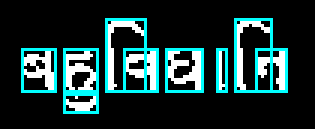
#> input picture output/03-segmentation/0008/03-bbox.png, 105 x 43 px, given in place of shirorekha-removed-preprocessed-0008.png, which was not available (shown 3 times larger)
$ jupyter execute 04-segmentation.ipynb
#> lines starting #> are read from the running program, lines starting #| are printed output that depends on the picture; after the words box and inside, x2 and y2 are one past the last pixel; in counts of white or black regions, pixels touching at a corner belong together; pictures that were not available may be replaced by others from this repository, and a replacement may not be noted
[cell 1]
import cv2
import os
import matplotlib.pyplot as plt
import numpy as np

[cell 2]
# Define directories
INPUT_DIR = "output/02-shirorekha"
OUTPUT_DIR = "output/03-segmentation"

# Input image
image_id = "0008"
image_filename = f"shirorekha-removed-preprocessed-{image_id}.png"
input_path = os.path.join(INPUT_DIR, image_filename)
characters_dir = os.path.join(OUTPUT_DIR, image_id)

# Create directories if they don't exist
os.makedirs(OUTPUT_DIR, exist_ok=True)
for zone in ["upper", "middle", "lower"]:
    os.makedirs(os.path.join(characters_dir, zone), exist_ok=True)

[cell 3]
# Helper function to display images
def show_image(image, title="Image", cmap_type="gray"):
    plt.figure(figsize=(6, 4))
    plt.imshow(image, cmap=cmap_type)
    plt.title(title)
    plt.axis("off")
    plt.show()

[cell 4]
# -------------------- Load and Binarize (Text = 1, BG = 0) --------------------
original_img = cv2.imread(input_path, cv2.IMREAD_GRAYSCALE)
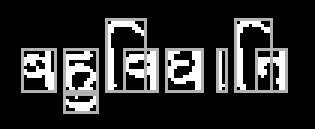
#> original_img: shape (43, 105) (shown 3 times larger); min 0, max 255, mean 45.6
binary = (original_img == 0).astype("uint8")
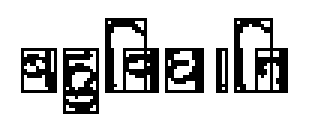
#> binary: shape (43, 105) (shown 3 times larger); values 0 (black) and 1 (white), 79.1% white; black in thin lines or dots, all inside (x1, y1, x2, y2) = (7, 6, 96, 38)

[cell 5]
# -------------------- Zone Estimation --------------------
num_labels_init, _, stats_init, _ = cv2.connectedComponentsWithStats(
    binary, connectivity=8
)
#> num_labels_init = 36; stats_init = 36 rows, first 6: [7, 6, 89, 32, 943], [0, 0, 105, 43, 3006], [36, 7, 1, 1, 1], [45, 7, 3, 3, 6], [79, 7, 1, 1, 1], [87, 7, 3, 2, 5]

heights = stats_init[1:, cv2.CC_STAT_HEIGHT]
#> heights = 35 values, max 43 at index 0, min 1 at index 1, mean 5.8
centers_y = stats_init[1:, cv2.CC_STAT_TOP] + (heights / 2)
#> centers_y = 35 values, max 36 at index 33, min 7.5 at index 1, mean 22.27

median_height = np.median(heights)
#> median_height = 3
median_center = np.median(centers_y)
#> median_center = 21.5

# Boundaries for Upper, Middle, and Lower zones
middle_top = int(median_center - 0.55 * median_height)
#> middle_top = 19
middle_bottom = int(median_center + 0.55 * median_height)
#> middle_bottom = 23

# Visualize zones
zones = cv2.cvtColor(original_img, cv2.COLOR_GRAY2BGR)
h_img, w_img = original_img.shape
#> h_img = 43; w_img = 105

# Draw boundaries
cv2.rectangle(zones, (0, 0), (w_img - 1, middle_top), (255, 0, 0), 1)
cv2.rectangle(zones, (0, middle_top), (w_img - 1, middle_bottom), (0, 0, 255), 1)
cv2.rectangle(zones, (0, middle_bottom), (w_img - 1, h_img - 1), (0, 255, 0), 1)
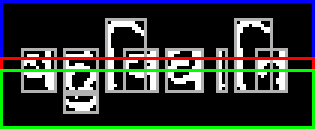
#> zones: shape (43, 105, 3) (shown 3 times larger); mean B, G, R 47.6, 53.6, 45.9

# Display
show_image(zones, title="Estimated Zones")

zones_save_path = os.path.join(characters_dir, "01-zones.png")
cv2.imwrite(zones_save_path, zones)
print(f"Zone visualization saved to: {zones_save_path}")

[cell 6]
# -------------------- Split Attached Lower Modifiers --------------------
split_binary = binary.copy()
search_margin = int(median_height * 0.20)
#> search_margin = 0

for i in range(1, num_labels_init):
    x, y, w, h = stats_init[i, :4]
    bottom_y = y + h

    # Component crosses into the lower zone
    if y < middle_bottom and bottom_y > (middle_bottom + search_margin):
        roi = split_binary[y:bottom_y, x : x + w]

        # Search window
        local_middle = middle_bottom - y
        search_start = max(0, local_middle - search_margin)
        search_end = min(roi.shape[0], local_middle + search_margin)

        if search_start < search_end:
            row_sums = np.sum(roi[search_start:search_end, :], axis=1)
            if len(row_sums) > 0:
                local_split_y = search_start + np.argmin(row_sums)
                global_split_y = y + local_split_y
                split_binary[max(0, global_split_y - 1) : global_split_y, x : x + w] = 0
#> this loop made 35 passes
#> (x, y, w, h, bottom_y, roi, local_middle, search_start) on passes 9, 15: (17, 17, 1, 7, 24, [1, 1, 1, 1, 1, 1, 1], 6, 6), (74, 17, 1, 11, 28, [1, 1, 1, 1, 1, 1, 1, 1, 1, 1, 1], 6, 6)
#> (x, y, w, h, bottom_y, local_middle, search_start, search_end) on passes 1, 6, 7, 11, 14, 18: (0, 0, 105, 43, 43, 23, 23, 23), (37, 9, 11, 21, 30, 14, 14, 14), (80, 8, 10, 22, 30, 15, 15, 15), (23, 17, 9, 7, 24, 6, 6, 6), (58, 17, 7, 9, 26, 6, 6, 6), (8, 20, 7, 4, 24, 3, 3, 3)

[cell 7]
# -------------------- Fill horizontal gaps in Lower zone --------------------
zone_top = middle_bottom
#> zone_top = 23
zone_bottom = split_binary.shape[0]
#> zone_bottom = 43
image_width = split_binary.shape[1]
#> image_width = 105
max_gap = 4

for r in range(zone_top, zone_bottom):
    c = 0
    while c < image_width:
        if split_binary[r, c] == 1:
            c2 = c + 1
            gap = 0

            while c2 < image_width and split_binary[r, c2] == 0:
                gap += 1
                if gap > max_gap:
                    break
                c2 += 1

            if c2 < image_width and gap > 0 and gap <= max_gap:
                split_binary[r, c + 1 : c2] = 1
                c = c2
            else:
                c += 1
        else:
            c += 1
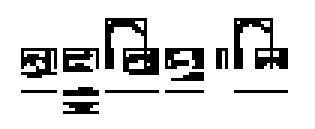
#> split_binary: shape (43, 105) (shown 3 times larger); values 0 (black) and 1 (white), 84.7% white; black in thin lines or dots, all inside (x1, y1, x2, y2) = (7, 6, 96, 38)
#> after the loop, c2 = 105; gap = 0

# Display
show_image(split_binary, title="Split Binary")

#  Save
split_binary_save_path = os.path.join(characters_dir, "02-lower-split.png")
cv2.imwrite(split_binary_save_path, split_binary * 255)
print(f"Saved: {split_binary_save_path}")

[cell 8]
# -------------------- Component Extraction --------------------
num_labels, labels, stats, _ = cv2.connectedComponentsWithStats(
    split_binary, connectivity=8
)
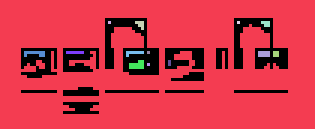
#> labels: shape (43, 105) int32 (shown 3 times larger); 15 distinct labels, from 0 to 14; one colour per label, 0 black
#> num_labels = 15; stats = 15 rows, first 6: [7, 6, 89, 32, 692], [0, 0, 105, 43, 3759], [36, 7, 1, 1, 1], [45, 7, 3, 3, 6], [79, 7, 1, 1, 1], [87, 7, 3, 2, 5]

categorized_components = {"upper": [], "middle": [], "lower": []}

for i in range(1, num_labels):
    x, y, w, h = stats[i, :4]
    cy = y + (h / 2)

    if cy < middle_top:
        zone = "upper"
    elif cy > middle_bottom:
        zone = "lower"
    else:
        zone = "middle"

    crop = original_img[y - 1 : y + h, x - 1 : x + w]
    padded_crop = cv2.copyMakeBorder(crop, 4, 4, 4, 4, cv2.BORDER_CONSTANT, value=255)

    categorized_components[zone].append(
        {"x": x, "y": y, "w": w, "h": h, "crop": padded_crop}
    )
#> this loop made 14 passes
#> (x, y, w, h, cy, crop) on passes 1, 2, 4, 5, 9, 11, 13, 14: (0, 0, 105, 43, 21.5, [0]), (36, 7, 1, 1, 7.5, [[178, 178], [178, 0]]), (79, 7, 1, 1, 7.5, [[178, 178], [178, 0]]), (87, 7, 3, 2, 8, [[178, 178, 178, 178], [255, 0, 0, 0], [255, 255, 0, 0]]), (49, 17, 1, 1, 17.5, [[178, 178], [178, 0]]), (91, 17, 2, 2, 18, [[178, 178, 178], [178, 0, 0], [178, 0, 0]]), (49, 21, 1, 1, 21.5, [[178, 255], [178, 0]]), (56, 20, 1, 2, 21, [[178, 255], [178, 0], [178, 0]])
#> (x, y, w, h, cy) on passes 3, 6, 7, 8, 10, 12: (45, 7, 3, 3, 8.5), (8, 17, 7, 2, 18), (22, 17, 6, 1, 17.5), (42, 17, 6, 2, 18), (86, 17, 4, 2, 18), (43, 20, 5, 3, 21.5)

[cell 9]
# -------------------- Character Segmentation --------------------
bbox_img = cv2.cvtColor(split_binary * 255, cv2.COLOR_GRAY2BGR)

for zone in categorized_components:
    categorized_components[zone].sort(key=lambda item: item["x"])
    for idx, comp in enumerate(categorized_components[zone]):
        cx, cy, cw, ch, cropped = (
            comp["x"],
            comp["y"],
            comp["w"],
            comp["h"],
            comp["crop"],
        )
        cv2.rectangle(bbox_img, (cx, cy), (cx + cw, cy + ch), (255, 255, 0), 1)

        fname = f"{idx:02d}_x{cx}.png"
        cv2.imwrite(os.path.join(characters_dir, zone, fname), cropped)
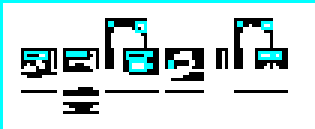
#> bbox_img: shape (43, 105, 3) (shown 3 times larger); mean B, G, R 220.6, 220.6, 205.1

bbox_save_path = os.path.join(characters_dir, "03-bbox.png")
cv2.imwrite(bbox_save_path, bbox_img)
print(f"Saved: {bbox_save_path}")
#| Saved: output/03-segmentation/0008/03-bbox.png

show_image(bbox_img, title="Bounding Boxes")
